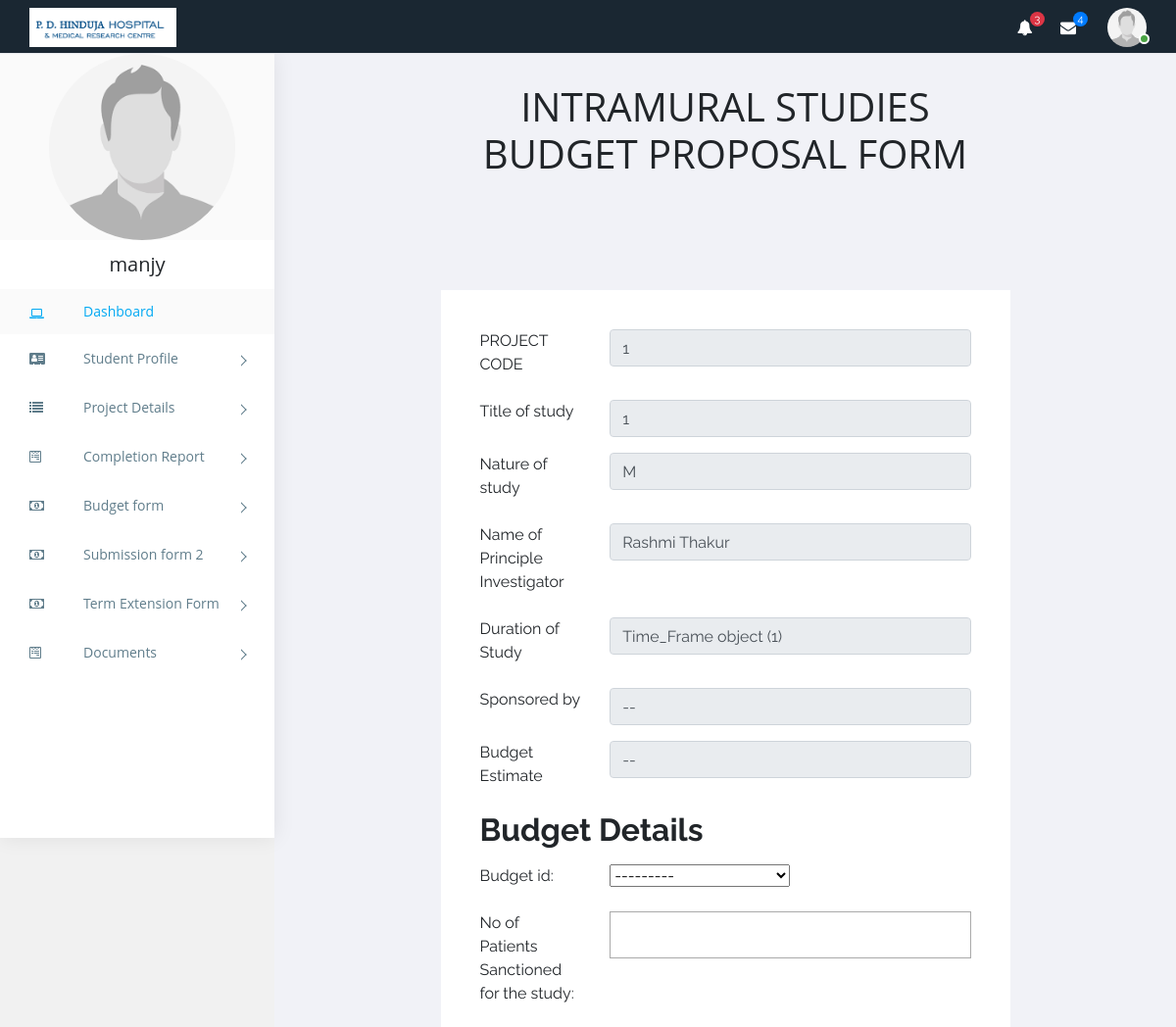
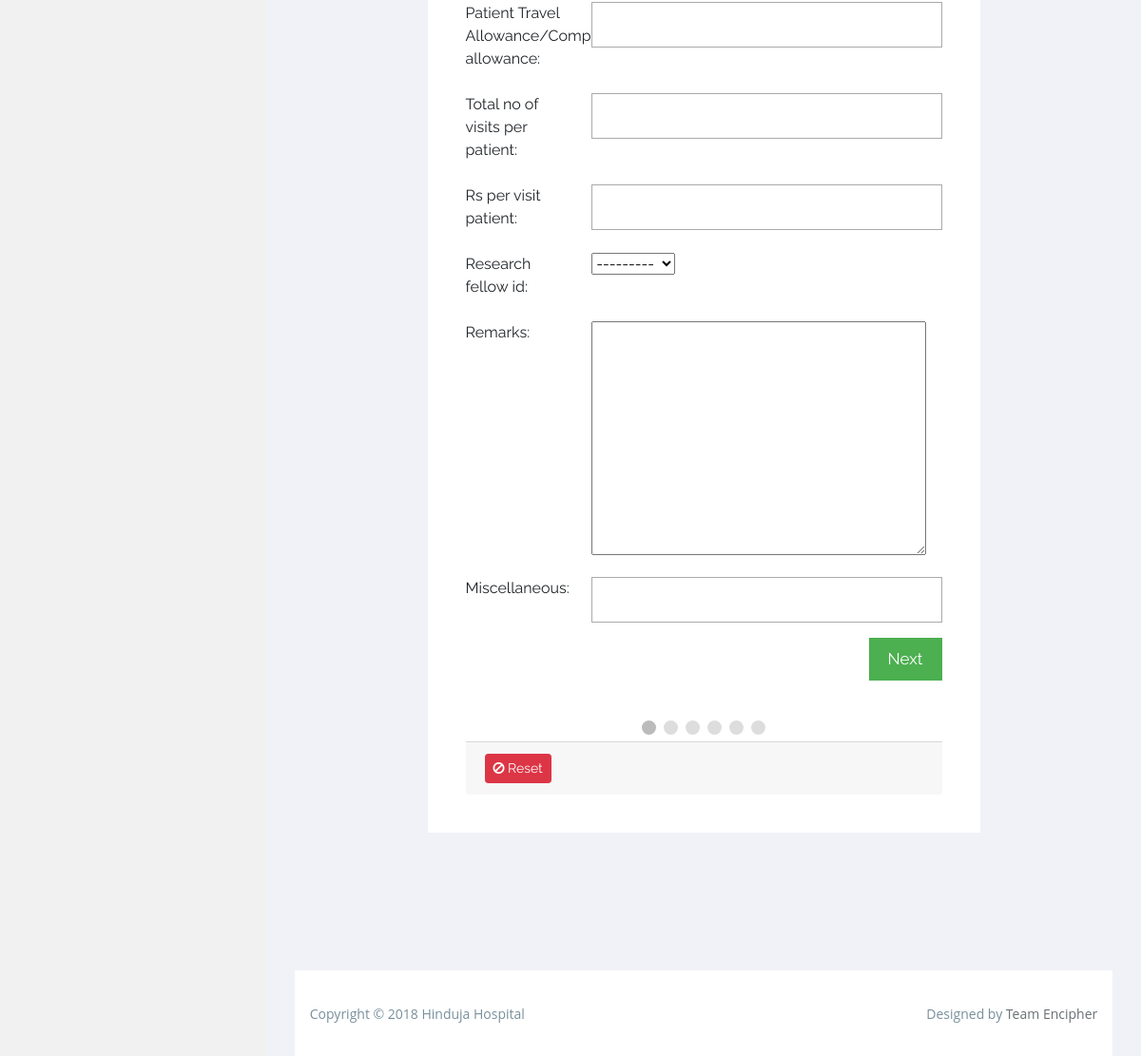
/student/budget/add_form/ (signed in), run on the app's committed database (2 pictures, top to bottom).
### users/models.py (models this page shows, shortened)
class CustomUser(AbstractUser):
    TYPE_CHOICES = (
        (0,'DIRECTOR'),
        (1,'SECRETARIAT'),
        (2,'GUIDE'),
        (3,'STUDENT'),
        (4,'COINVESTIGATOR'),
        (5,'IRBMEMBERS'),
    )
    name = models.CharField(max_length=250)
    type = models.IntegerField(choices=TYPE_CHOICES, default=3)
    contact = models.IntegerField(default=100)

### project/models.py (models this page shows)
class project_details(models.Model):
    PI_id = models.ForeignKey(Principal_investigator, on_delete=models.CASCADE)
    stud_id = models.ForeignKey(Std_details, on_delete=models.CASCADE)
    Time_frame_id = models.ForeignKey(Time_Frame, on_delete=models.CASCADE)
    coinvestigator_name = models.CharField(max_length=100)
    coinvestigator_designation  = models.CharField(max_length=100)
    period_of_data = models.IntegerField()
    enroll_period = models.IntegerField()
    budget_estimate = models.IntegerField()
    project_title = models.CharField(max_length=256)
    appr_date_erb = models.DateField(null=True)
    sample_size = models.IntegerField()
    fund = (
        ('H', 'HH'), ('O', 'Out')
    )
    choose_fund = models.CharField(max_length=100, choices=fund)

class Time_Frame(models.Model):
    study_coll_period = models.IntegerField()
    retro_period = models.IntegerField()
    patient_part = models.IntegerField()
    data_analysis = models.IntegerField()
    Thesis_submis = models.IntegerField()

### student/models.py (models this page shows)
class Std_details(models.Model):
    student_id = models.ForeignKey('users.CustomUser', on_delete=models.CASCADE)
    st_designation = models.CharField(max_length=100)
    study_purpose = (
        ('D', 'DNB'), ('M', 'MSc'), ('P', 'PhD'), ('O', 'Others')
    )
    st_any_pub = models.TextField()
    st_study_purpose = models.CharField(max_length=100, choices=study_purpose)
    st_study_other = models.CharField(max_length=100)
    status_choice = (
        (1, 'Not applied'),
        (2, 'applied'),
        (3, 'approved'),
        (4, 'rejected')
    )
    status_choice_id = models.IntegerField(choices=status_choice, default=1)
    project_status = (
        (0, 'Not Filled'),
        (1, 'Guide Approval Pending'),  #form filled -> Routed to 0 for loop if guide rejects
        (2, 'Sectretary Approval Pending '),    #guide approved
        (3, 'Director Approval Pending'),    #Secretary approved -> Routed to 0 for loop if director rejects
        (4, 'IRB Review Pending'),  #Director Approved
        (5, 'Final Review Pending'),    #IRB approved
        (6, 'Student queryset'),    #IRB Modification
        (7, 'Guide Forward for IRB'),   #guide forward after IRB Modications
        (8, 'Secretary Forward for IRB'),   #sec forward for IRB Modifications -> routed to 3 for loop with director
        (9, 'Final Review Complete'),   #All steps done
    )
    st_project_status = models.IntegerField(choices=project_status, default=0)
    is_initreview_done = models.BooleanField(default=False)
    is_interreview_done = models.BooleanField(default=False)
    is_finalreview_done = models.BooleanField(default=False)

### guide/models.py (models this page shows, shortened)
class Principal_investigator(models.Model):
    P_Dept = models.CharField(max_length=100)
    P_designation = models.CharField(max_length=100)
    principal_id = models.ForeignKey('users.CustomUser', on_delete=models.CASCADE)

### budget/views.py (the view, shortened to what this page needs)
# urls.py: path('add_form/', views.add_form, name='addform'),
def add_form(request):
    student = Std_details.objects.filter(student_id__in=CustomUser.objects.filter(username=str(request.user.username)))
    student = student[0]
    project = project_details.objects.get(stud_id=student)
    bud_form = BudgetForm()
    cap_form = CapitalForm()
    Sal = Salary
    in1 = Invest1
    in2 = Invest2
    consum = Consumable
    context = {'form1' : bud_form,
               'form2': cap_form,
               'form3': Sal,
               'form4': in1,
               'form5': in2,
               'form6': consum,
               'project' : project,
               }
    return render(request, "student_dashboard/student_budget.html", context)

### budget/forms.py
class BudgetForm(forms.ModelForm):
    class Meta:
        model = Budget
        fields = '__all__'
        labels = {
            'Nop': "No of Patients Sanctioned for the study",
            "Travel_allow": "Patient Travel Allowance/Compensatory allowance",
            "No_of_visit": "Total no of visits per patient",
            "Rs_per_visit": "Rs per visit patient",
            " Research_fellow_id": "Research Fellow/Clinical Asst",
            "Miscellan":"Miscellaneous"
        }

class CapitalForm(forms.ModelForm):
    class Meta:
        model = Capital_equip
        fields = ("Name", "Price")

### templates/student_dashboard/student_budget.html (shortened to what this page needs)
{% extends 'student_sidebar.html' %}
{% block content %}
    <h1 align="center">INTRAMURAL STUDIES</h1>
    <h1 align="center">BUDGET PROPOSAL FORM</h1>
    <div class="card-body card-block">
                                <form id="regForm" method="post" class="form-horizontal">
                                <div class="tab">
                                    <div class="row form-group">
                                        <div class="col col-md-3"><label for="text-input" class=" form-control-label">PROJECT CODE</label></div>
                                        <div class="col-12 col-md-9"><input type="text" id="disabled-input" value="{{ project.id }}" name="disabled-input" placeholder="Disabled" disabled="" class="form-control"></div>
                                    </div>
                                    <div class="row form-group">
                                        <div class="col col-md-3"><label for="text-input" class=" form-control-label">Title of study</label></div>
                                        <div class="col-12 col-md-9"><input type="text" id="disabled-input" value="{{ project.project_title }}" name="disabled-input" placeholder="Disabled" disabled="" class="form-control"></div>
                                    </div>
                                    <div class="row form-group">
                                        <div class="col col-md-3"><label for="select" class=" form-control-label">Nature of study</label></div>
                                        <div class="col-12 col-md-9"><input type="text" id="disabled-input" value="{{ project.stud_id.st_study_purpose }}" name="disabled-input" placeholder="Disabled" disabled="" class="form-control">
                                        </div>
                                    </div>
                                     <div class="row form-group">
                                        <div class="col col-md-3"><label for="text-input" class=" form-control-label">Name of Principle Investigator</label></div>
                                        <div class="col-12 col-md-9"><input type="text" id="disabled-input" value="{{ project.PI_id.principal_id.name }}" name="disabled-input" placeholder="Disabled" disabled="" class="form-control"></div>
                                    </div>
                                     <div class="row form-group">
                                        <div class="col col-md-3"><label for="text-input" class=" form-control-label">Duration of Study</label></div>
                                        <div class="col-12 col-md-9"><input type="text" id="disabled-input" value="{{ project.Time_frame_id }}" name="disabled-input" placeholder="MRC" disabled="" class="form-control"></div>
                                    </div>
                                     <div class="row form-group">
                                        <div class="col col-md-3"><label for="text-input" class=" form-control-label">Sponsored by</label></div>
                                        <div class="col-12 col-md-9"><input type="text" id="disabled-input" value="--" name="disabled-input" placeholder="Disabled" disabled="" class="form-control"></div>
                                    </div>
                                     <div class="row form-group">
                                        <div class="col col-md-3"><label for="text-input" class=" form-control-label">Budget Estimate</label></div>
                                        <div class="col-12 col-md-9"><input type="text" id="disabled-input" value="--" name="disabled-input" placeholder="Disabled" disabled="" class="form-control"></div>
                                    </div>
                                    <p><h2><b> Budget Details </b></h2></p>
                                        {% for field in form1 %}
                                        <div class = "row form-group">
                                                    <div class="col col-md-3">
                                                        {{ field.label_tag }}
                                                        </div>
                                            <div class="col-12 col-md-9">
                                                {{ field }}
                                            </div>
                                        </div>
                                        {% endfor %}
                                </div>
                                <div style="overflow:auto;">
                                    <div style="float:right;">
                                      <button type="button" id="nextBtn" onclick="nextPrev(1)">Next</button>
                                    </div>
                                  </div>
                                <div style="text-align:center;margin-top:40px;">
                                    <span class="step"></span>
                                    <span class="step"></span>
                                    <span class="step"></span>
                                    <span class="step"></span>
                                    <span class="step"></span>
                                    <span class="step"></span>
                                </div>
    <div class="card-footer">
                                <button type="reset" class="btn btn-danger btn-sm">
                                    <i class="fa fa-ban"></i> Reset
                                </button>
    </div></form>
                        </div>
{% endblock %}

### templates/student_sidebar.html (shortened to what this page needs)
{% extends 'base.html' %}
{% load staticfiles %}
            {% block sidebar %}
                    <li class="active">
                        <img src="{% static 'images/maleuser.png' %}" alt="Logo" style="border-radius:50%;height:190px;margin-left: 20px;">
                    </li>
                    <li class=" dropdown">
                        <div style="padding:10px; font-size:20px;"><center>{{user}}</center></div>
                    </li>
                    <li class="active">
                        <a href="{% url 'student:student_dashboard' %} "><i class="menu-icon fa fa-laptop"></i>Dashboard </a>
                    </li>
                    <li class="menu-item-has-children dropdown">
                        <a href="{% url 'student:student_profile' %}" class="dropdown-toggle"> <i class="menu-icon fa  fa-address-card"></i>Student Profile</a>
                    </li>
                    <li class="menu-item-has-children dropdown">
                        <a href="{% url 'student:student_project_details' %}" class="dropdown-toggle"> <i class="menu-icon fa fa-list"></i>Project Details</a>
                    </li>
                    <li class="menu-item-has-children dropdown">
                        <a href="{% url 'student:student_completion_report' %}" class="dropdown-toggle" > <i class="menu-icon fa fa-wpforms"></i>Completion Report</a>
                    </li>
                    <li class="menu-item-has-children dropdown">
                   <a href="{% url 'student:budget:addform' %}" class="dropdown-toggle" > <i class="menu-icon fa fa-money"></i>Budget form</a>
                    </li>
                 <li class="menu-item-has-children dropdown">
                   <a href="{% url 'project:project2' %}" class="dropdown-toggle" > <i class="menu-icon fa fa-money"></i>Submission form 2</a>
                    </li>
                 <li class="menu-item-has-children dropdown">
                   <a href="{% url 'student:budget:term' %}" class="dropdown-toggle" > <i class="menu-icon fa fa-money"></i>Term Extension Form</a>
                    </li>
                    <li class="menu-item-has-children dropdown">
                        <a href="{% url 'student:student_documents' %}" class="dropdown-toggle" > <i class="menu-icon fa fa-wpforms"></i>Documents</a>
                    </li>
            {% endblock %}

### static/assets/css/style.css (style rules this page uses)
body { display: table; font-family: "Open Sans", sans-serif; font-size: 16px; width: 100%; }
a, button { text-decoration: none; outline: none !important; color: #878787; -webkit-transition: all 0.25s ease; transition: all 0.25s ease; }
h1, h2, h3, h4, h5, h6 { margin: 0; }
img { max-width: 100%; }
.btn, button, input, textarea { -webkit-box-shadow: none; box-shadow: none; outline: 0 !important; }
.navbar .navbar-nav > li { padding-left: 30px; padding-right: 30px; }
.navbar .navbar-nav > li.active { background: #fafafa; }
.navbar .navbar-nav li { width: 100%; }
.navbar .navbar-nav li.active .menu-icon, .navbar .navbar-nav li:hover .toggle_nav_button:before, .navbar .navbar-nav li .toggle_nav_button.nav-open:before { color: #03a9f3; }
.navbar .navbar-nav li .dropdown-toggle:after { display: none; }
.navbar .navbar-nav li > a { background: none !important; color: #607d8b; display: inline-block; font-size: 14px; line-height: 26px; padding: 10px 0; position: relative; width: 100%; }
.navbar .navbar-nav li > a .menu-icon { color: #607d8b; float: left; margin-top: 8px; width: 55px; text-align: left; z-index: 9; }
.navbar .navbar-nav li.menu-item-has-children { position: relative; }
.navbar .navbar-nav li.menu-item-has-children a { line-height: 30px; }
.navbar .navbar-nav li.menu-item-has-children a:before { content: ""; position: absolute; top: 23px; right: 0; width: 8px; height: 8px; border-style: solid; border-width: 1px; border-color: #607d8b #607d8b transparent transparent; -webkit-transform: rotate(45deg); transform: rotate(45deg); -webkit-transition: all .25s ease; transition: all .25s ease; }
.navbar .navbar-nav > .active > a, .navbar .navbar-nav > .active > a:focus, .navbar .navbar-nav > .active > a:hover { color: #03a9f3; }
.btn, .button { display: inline-block; font-weight: 400; text-align: center; white-space: nowrap; vertical-align: middle; -webkit-transition: all .15s ease-in-out; transition: all .15s ease-in-out; border-radius: 3; cursor: pointer; }
@media (max-width: 1368px) { .card-body { padding: 15px; } }

### templates/student_dashboard/student_budget.html (style rules this page uses)
* { box-sizing: border-box; }
body { background-color: #f1f1f1; }
#regForm { background-color: #ffffff; margin: 100px auto; font-family: Raleway; padding: 40px; width: 70%; min-width: 300px; }
h1 { text-align: center; }
input { padding: 10px; width: 100%; font-size: 17px; font-family: Raleway; border: 1px solid #aaaaaa; }
.tab { display: none; }
button { background-color: #4CAF50; color: #ffffff; border: none; padding: 10px 20px; font-size: 17px; font-family: Raleway; cursor: pointer; }
.step { height: 15px; width: 15px; margin: 0 2px; background-color: #bbbbbb; border: none; border-radius: 50%; display: inline-block; opacity: 0.5; }
.step.active { opacity: 1; }

### data on the page
CustomUser: username "manjy"
project_details: disabled-input "1", disabled-input "M", disabled-input "Rashmi Thakur", disabled-input "Time_Frame object (1)"

### other printed values
{{ field.label_tag }} "Budget id:" "No of Patients Sanctioned for the study:" "Patient Travel Allowance/Compensatory allowance:" "Total no of visits per patient:" "Rs per visit patient:" "Research fellow id:" "Remarks:" "Miscellaneous:"
